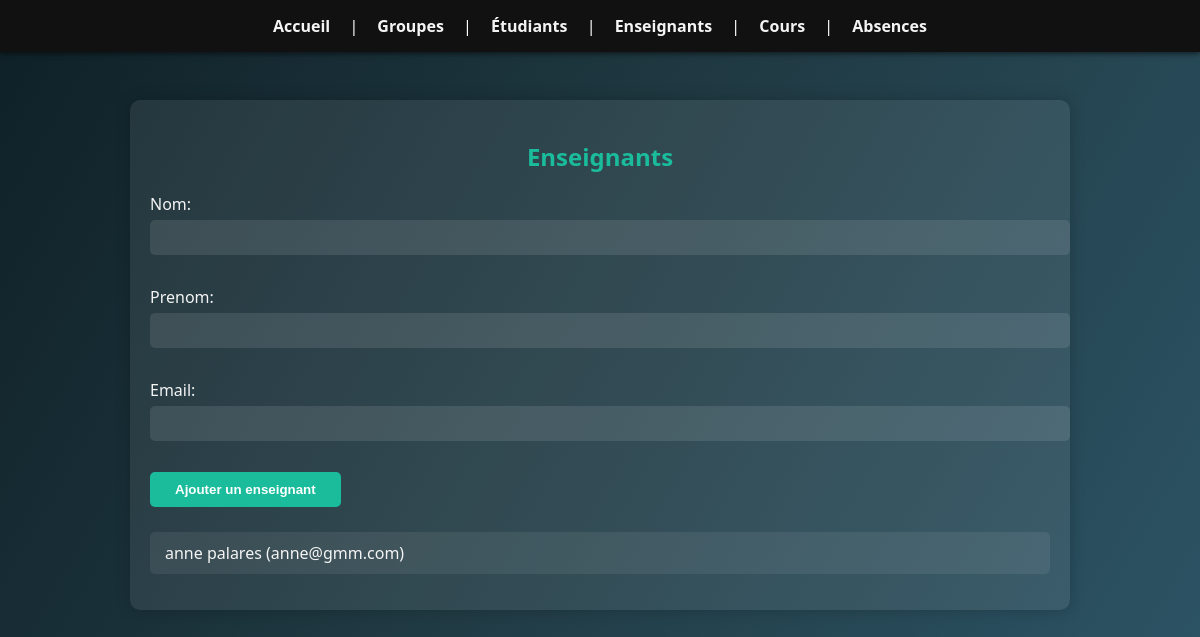
Page /enseignants/ on the committed database.
### absences/models.py (models this page shows, shortened)
class Enseignant(models.Model):
    nom = models.CharField(max_length=100)
    prenom = models.CharField(max_length=100)
    email = models.EmailField()

### absences/views.py (the view)
# urls.py: path('enseignants/', views.enseignants, name='enseignants'),
def enseignants(request):
    enseignants = Enseignant.objects.all()
    form = EnseignantForm(request.POST or None)
    if form.is_valid():
        form.save()
        return redirect('enseignants')
    return render(request, 'absences/enseignants.html', {'enseignants': enseignants, 'form': form})

### absences/forms.py
class EnseignantForm(forms.ModelForm):
    class Meta:
        model = Enseignant
        fields = '__all__'

### absences/templates/absences/enseignants.html (shortened to what this page needs)
{% extends 'absences/base.html' %}
{% block content %}
    <h2>Enseignants</h2>
    <form method="post">
        {{ form.as_p }}
        <button type="submit">Ajouter un enseignant</button>
    </form>
    <ul>
        {% for enseignant in enseignants %}
            <li>{{ enseignant.prenom }} {{ enseignant.nom }} ({{ enseignant.email }})</li>
        {% endfor %}
    </ul>
{% endblock %}

### absences/static/absences/style.css (style rules this page uses)
body { font-family: 'Segoe UI', Tahoma, Geneva, Verdana, sans-serif; background: linear-gradient(120deg, #0f2027, #203a43, #2c5364); color: #f4f4f4; margin: 0; padding: 0; }
h1, h2, h3 { color: #1abc9c; text-align: center; }
form { margin-bottom: 25px; }
form input[type="text"], form input[type="email"], form input[type="file"], form input[type="date"], form input[type="time"], form select, form textarea { width: 100%; padding: 10px; margin-top: 5px; margin-bottom: 15px; border-radius: 5px; border: none; background: rgba(255,255,255,0.1); color: white; }
form button { background-color: #1abc9c; color: white; padding: 10px 25px; border: none; border-radius: 5px; font-weight: bold; cursor: pointer; transition: background-color 0.3s; }
ul { list-style-type: none; padding: 0; }
li { background-color: rgba(255, 255, 255, 0.07); padding: 10px 15px; margin-bottom: 10px; border-radius: 5px; word-wrap: break-word; }

### rows in the picture
Enseignant: prenom "anne", nom "palares", email "anne@gmm.com"
